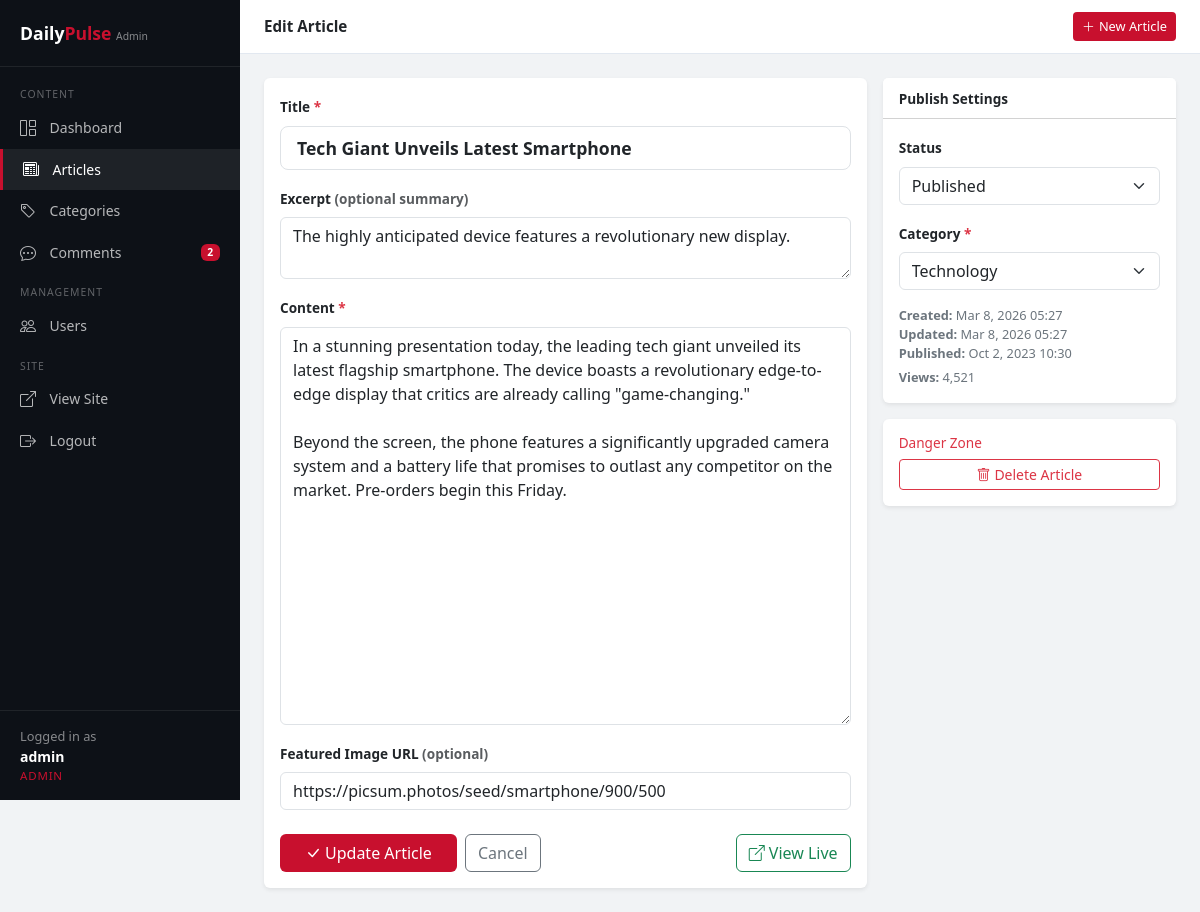
Page /admin/article_edit.php?id=2 (signed in) on the committed database.
### tables this page shows
CREATE TABLE `articles` (
    `id` INT UNSIGNED AUTO_INCREMENT PRIMARY KEY,
    `title` VARCHAR(255) NOT NULL,
    `slug` VARCHAR(255) NOT NULL UNIQUE,
    `excerpt` TEXT,
    `content` LONGTEXT NOT NULL,
    `image_url` VARCHAR(255),
    `author_id` INT UNSIGNED NOT NULL,
    `category_id` INT UNSIGNED NOT NULL,
    `status` ENUM('draft', 'published', 'archived') NOT NULL DEFAULT 'draft',
    `views` INT UNSIGNED NOT NULL DEFAULT 0,
    `published_at` TIMESTAMP NULL DEFAULT NULL,
    `created_at` TIMESTAMP DEFAULT CURRENT_TIMESTAMP,
    `updated_at` TIMESTAMP DEFAULT CURRENT_TIMESTAMP ON UPDATE CURRENT_TIMESTAMP,
    CONSTRAINT `fk_article_author` FOREIGN KEY (`author_id`) REFERENCES `users` (`id`) ON DELETE RESTRICT ON UPDATE CASCADE,
    CONSTRAINT `fk_article_category` FOREIGN KEY (`category_id`) REFERENCES `categories` (`id`) ON DELETE RESTRICT ON UPDATE CASCADE,
    INDEX `idx_article_slug` (`slug`),
    INDEX `idx_articles_status` (`status`),
    INDEX `idx_articles_author` (`author_id`),
    INDEX `idx_articles_category` (`category_id`)
);

CREATE TABLE `categories` (
    `id` INT UNSIGNED AUTO_INCREMENT PRIMARY KEY,
    `name` VARCHAR(100) NOT NULL,
    `slug` VARCHAR(100) NOT NULL UNIQUE,
    `description` TEXT,
    `created_at` TIMESTAMP DEFAULT CURRENT_TIMESTAMP,
    INDEX `idx_category_slug` (`slug`)
);

### src/includes/functions.php (called while the page is built, shortened)
<?php
function h(string $s): string {
    return htmlspecialchars($s, ENT_QUOTES | ENT_SUBSTITUTE, 'UTF-8');
}
function format_date(string $datetime, string $format = 'M j, Y'): string {
    return date($format, strtotime($datetime));
}
function get_article_by_id(int $id): ?array {
    $db = get_db();
    $stmt = $db->prepare(
        'SELECT a.*, c.name AS category_name, u.username AS author_name
         FROM articles a
         JOIN categories c ON a.category_id = c.id
         JOIN users u ON a.author_id = u.id
         WHERE a.id = ? LIMIT 1'
    );
    $stmt->execute([$id]);
    $article = $stmt->fetch();
    return $article ?: null;
}
function get_all_categories(): array {
    $db = get_db();
    $stmt = $db->query(
        'SELECT c.*, COUNT(a.id) AS article_count
         FROM categories c
         LEFT JOIN articles a ON c.id = a.category_id AND a.status = "published"
         GROUP BY c.id
         ORDER BY c.name'
    );
    return $stmt->fetchAll();
}

### src/admin/article_edit.php (the view, shortened to what this page needs)
<?php
require_once __DIR__ . '/../includes/functions.php';
$id      = isset($_GET['id']) ? (int) $_GET['id'] : 0;
$article = $id ? get_article_by_id($id) : null;
$is_edit = $article !== null;
$categories = get_all_categories();
$values = $is_edit && empty($_POST) ? $article : $_POST;
require __DIR__ . '/admin_header.php';
?>
<div class="row g-3">
    <div class="col-lg-8">
        <div class="card border-0 shadow-sm">
            <div class="card-body">
                <form method="POST" id="articleForm">
                    <div class="mb-3">
                        <label class="form-label fw-semibold" style="font-size:.85rem;">Title <span class="text-danger">*</span></label>
                        <input type="text" name="title" class="form-control form-control-lg" style="font-size:1.1rem;font-weight:600;"
                               value="<?= h($values['title'] ?? '') ?>" placeholder="Article headline…" required>
                    </div>
                    <div class="mb-3">
                        <label class="form-label fw-semibold" style="font-size:.85rem;">Excerpt <span class="text-muted">(optional summary)</span></label>
                        <textarea name="excerpt" class="form-control" rows="2" placeholder="Short summary for article cards and SEO…"><?= h($values['excerpt'] ?? '') ?></textarea>
                    </div>
                    <div class="mb-3">
                        <label class="form-label fw-semibold" style="font-size:.85rem;">Content <span class="text-danger">*</span></label>
                        <textarea name="content" class="form-control" rows="16" placeholder="Write the full article content here…" required><?= h($values['content'] ?? '') ?></textarea>
                    </div>
                    <div class="mb-3">
                        <label class="form-label fw-semibold" style="font-size:.85rem;">Featured Image URL <span class="text-muted">(optional)</span></label>
                        <input type="url" name="image_url" class="form-control" value="<?= h($values['image_url'] ?? '') ?>"
                               placeholder="https://example.com/image.jpg">
                    </div>
                    <div class="d-flex gap-2 mt-4">
                        <button type="submit" class="btn px-4" style="background:var(--accent);color:#fff;">
                            <i class="bi bi-check-lg me-1"></i><?= $is_edit ? 'Update Article' : 'Create Article' ?>
                        </button>
                        <a href="<?= SITE_URL ?>/src/admin/articles.php" class="btn btn-outline-secondary">Cancel</a>
                        <?php if ($is_edit && $article['status'] === 'published'): ?>
                        <a href="<?= SITE_URL ?>/src/article.php?slug=<?= h($article['slug']) ?>" target="_blank" class="btn btn-outline-success ms-auto">
                            <i class="bi bi-box-arrow-up-right me-1"></i>View Live
                        </a>
                        <?php endif; ?>
                    </div>
                </form>
            </div>
        </div>
    </div>
    <div class="col-lg-4">
        <div class="card border-0 shadow-sm mb-3">
            <div class="card-header bg-white py-2">
                <strong style="font-size:.85rem;">Publish Settings</strong>
            </div>
            <div class="card-body">
                <div class="mb-3">
                    <label class="form-label fw-semibold" style="font-size:.85rem;">Status</label>
                    <select name="status" form="articleForm" class="form-select">
                        <option value="published" <?= ($values['status'] ?? '') === 'published' ? 'selected' : '' ?>>Published</option>
                    </select>
                </div>
                <div class="mb-3">
                    <label class="form-label fw-semibold" style="font-size:.85rem;">Category <span class="text-danger">*</span></label>
                    <select name="category_id" form="articleForm" class="form-select" required>
                        <?php foreach ($categories as $cat): ?>
                        <option value="<?= $cat['id'] ?>" <?= ((int)($values['category_id'] ?? 0)) === (int)$cat['id'] ? 'selected' : '' ?>>
                            <?= h($cat['name']) ?>
                        </option>
                        <?php endforeach; ?>
                    </select>
                </div>
                <?php if ($is_edit): ?>
                <div style="font-size:.8rem;color:#6c757d;">
                    <div><strong>Created:</strong> <?= format_date($article['created_at'], 'M j, Y H:i') ?></div>
                    <div><strong>Updated:</strong> <?= format_date($article['updated_at'], 'M j, Y H:i') ?></div>
                    <?php if ($article['published_at']): ?>
                    <div><strong>Published:</strong> <?= format_date($article['published_at'], 'M j, Y H:i') ?></div>
                    <?php endif; ?>
                    <div class="mt-1"><strong>Views:</strong> <?= number_format($article['views']) ?></div>
                </div>
                <?php endif; ?>
            </div>
        </div>
        <?php if ($is_edit): ?>
        <div class="card border-0 shadow-sm border border-danger-subtle">
            <div class="card-body">
                <h6 class="text-danger mb-2" style="font-size:.85rem;">Danger Zone</h6>
                <form method="POST" action="<?= SITE_URL ?>/src/admin/articles.php" onsubmit="return confirm('Permanently delete this article?');">
                    <button type="submit" class="btn btn-sm btn-outline-danger w-100">
                        <i class="bi bi-trash me-1"></i>Delete Article
                    </button>
                </form>
            </div>
        </div>
        <?php endif; ?>
    </div>
</div>
<?php require __DIR__ . '/admin_footer.php'; ?>

### src/admin/admin_header.php (style rules this page uses)
:root { --sidebar-w: 240px; --ink: #0d1117; --accent: #c8102e; --sans: 'Segoe UI', system-ui, sans-serif; }
body { font-family: var(--sans); background: #f1f3f5; }

### rows in the picture
articles: title "Tech Giant Unveils Latest Smartphone", excerpt "The highly anticipated device features a revolutionary new display.", content "In a stunning presentation today, the leading tech giant unveiled its latest flagship smartphone. The device boasts a revolutionary edge-to-edge display that critics are already calling \"game-changing.\" Beyond the screen, the phone features a significantly upgraded camera system and a battery life that promises to outlast any competitor on the market. Pre-orders begin this Friday.", image_url "https://picsum.photos/seed/smartphone/900/500", status "Published", category_id "Technology", created_at "Mar 8, 2026 05:27", format_date($article['updated_at'], 'M j, Y H:i') "Mar 8, 2026 05:27", published_at "Oct 2, 2023 10:30", views "4,521"

### other values in the picture
$pending "2"
$u['username'] "admin"
$u['role'] "ADMIN"
$page_title "Edit Article"
